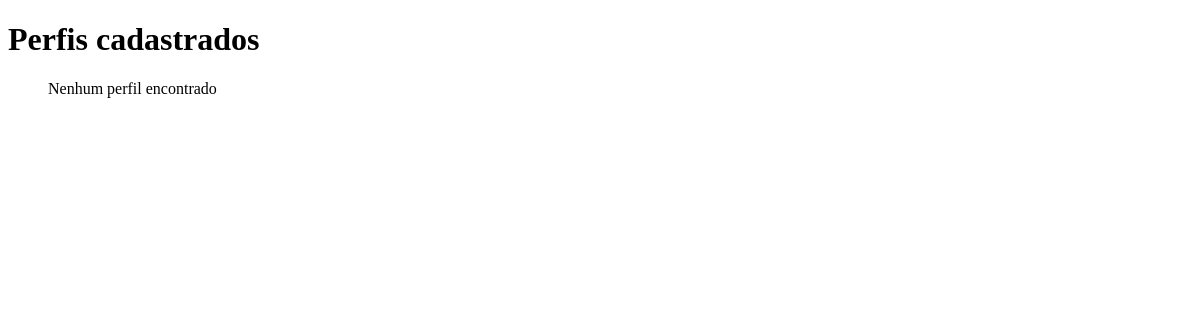
Before: / with the older database file.
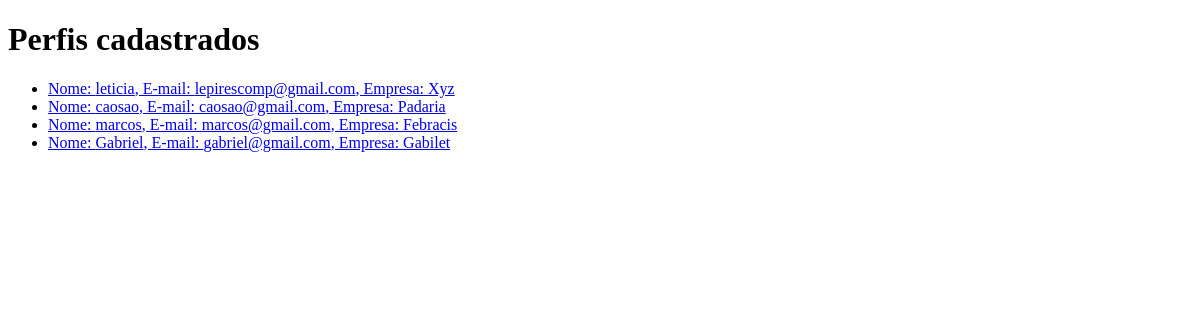
After: the same page with the newer database file.
### perfis/models.py (models this page shows)
class Perfil(models.Model):
        nome = models.CharField(max_length=255,null=False)
        email = models.CharField(max_length=255,null=False)
        telefone = models.CharField(max_length=15,null=False)
        nome_empresa = models.CharField(max_length=255,null=False)

### perfis/views.py (the view)
# urls.py: path('', views.index, name ='index'),
def index(request):
    return render(request,'index.html',{"perfis": Perfil.objects.all()})

### perfis/templates/index.html (shortened to what this page needs)
<!DOCTYPE html>
<html>
<head>
</head>
<body>
    <h1> Perfis cadastrados</h1>
    <ul>
        {% if perfis%} {% for perfil in perfis%}
        <li>
            <a href="{% url 'exibir' perfil.id %}" <font size="6">Nome: {{perfil.nome}}, E-mail: {{perfil.email}}, Empresa: {{perfil.nome_empresa}}</font>
        </li>
        {% endfor %} {% else %}
        <p>Nenhum perfil encontrado</p>
        {% endif %}
    </ul>
</body>
</html>

Changed rows visible on the page:
added Perfil: nome "leticia", email "lepirescomp@gmail.com", nome_empresa "Xyz"
added Perfil: nome "caosao", email "caosao@gmail.com", nome_empresa "Padaria"
added Perfil: nome "marcos", email "marcos@gmail.com", nome_empresa "Febracis"
added Perfil: nome "Gabriel", email "gabriel@gmail.com", nome_empresa "Gabilet"
Other visible differences:
text no longer shown: "Nenhum perfil encontrado"
